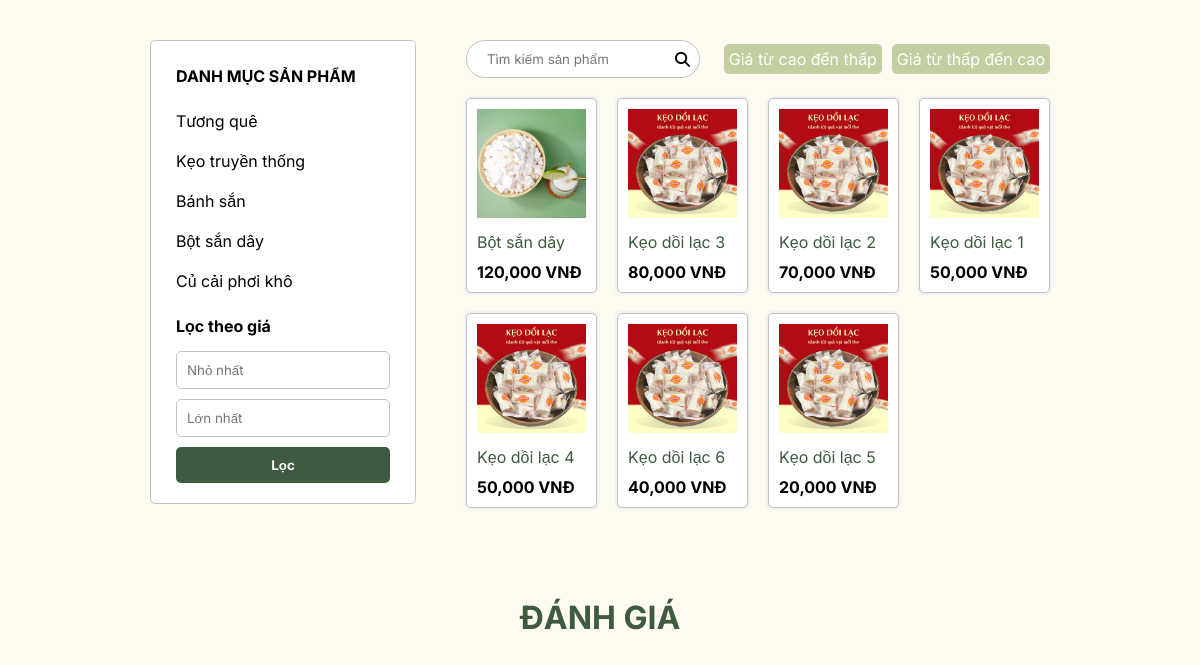
The page /shop.php on the database its author committed.
### tables this page shows
CREATE TABLE `categories` (
  `id` int NOT NULL,
  `name` varchar(255) NOT NULL,
  `created_at` timestamp NULL DEFAULT CURRENT_TIMESTAMP
);

CREATE TABLE `products` (
  `id` int NOT NULL,
  `name` varchar(255) NOT NULL,
  `description` text NOT NULL,
  `price` decimal(10,2) NOT NULL,
  `category_id` int NOT NULL,
  `created_at` timestamp NULL DEFAULT CURRENT_TIMESTAMP,
  `image` varchar(255) DEFAULT NULL,
  `manual` varchar(9999) DEFAULT '0',
  `unit` varchar(100) NOT NULL DEFAULT ''
);

### shop.php (the view, shortened to what this page needs)
<?php
include './config/db.php';
$minPrice = isset($_GET['min-price']) ? (float)$_GET['min-price'] : 0;
$maxPrice = isset($_GET['max-price']) ? (float)$_GET['max-price'] : 1000000000;
$order = isset($_GET['fil']) && $_GET['fil'] == 'desc' ? 'ASC' : 'DESC';
$categories = $conn->query("SELECT * FROM categories");
$query = "SELECT * FROM products WHERE price BETWEEN $minPrice AND $maxPrice";
$query .= " ORDER BY price $order";
$products = $conn->query($query);
?>
<!DOCTYPE html>
<html lang="en">
<head>
    <link rel="stylesheet" href="./css/index.css">
    <link rel="stylesheet" href="./css/index-reponsive.css">
    <link rel="stylesheet" href="./css/about.css">
    <link rel="stylesheet" href="./css/reponsive.css">
    <link rel="stylesheet" href="./css/blog.css">
    <link rel="stylesheet" href="./css/detail-blog.css">
    <link rel="stylesheet" href="./css/shop.css">
    <link rel="stylesheet" href="https://cdnjs.cloudflare.com/ajax/libs/font-awesome/6.7.2/css/all.min.css">
</head>
<body>
    <main>
        <br>
        <div class="padding-main shop-main">
        <aside>
            <p class="title-cate">DANH MỤC SẢN PHẨM</p>
            <ul>
                <?php while ($category = $categories->fetch_assoc()) : ?>
                    <li><a href="?categoryId=<?= $category['id'] ?>"><?= htmlspecialchars($category['name']) ?></a></li>
                <?php endwhile; ?>
            </ul>
            <form action="" method="GET">
                <p><strong>Lọc theo giá</strong></p>
                <input type="text" name="min-price" placeholder="Nhỏ nhất">
                <input type="text" name="max-price" placeholder="Lớn nhất">
                <button name="filter-price">Lọc</button>
            </form>
        </aside>
        <article>
            <div class="search-fillter-des">
                <form action="?" method="post">
                    <input type="text" name="search" placeholder="Tìm kiếm sản phẩm">
                    <button><i class="fa-solid fa-magnifying-glass"></i></button>
                </form>
                <div>
                    <a href="?fil=asc">Giá từ cao đến thấp</a>
                    <a href="?fil=desc">Giá từ thấp đến cao</a>
                </div>
            </div>
            <?php if ($products->num_rows > 0): ?>
                <div class="shop-pro-list">
                <?php while ($product = $products->fetch_assoc()) : ?>
                        <div class="a-pro">
                            <img src="./admin/uploads/<?= $product['image'] ?>" width="100%" alt="<?= htmlspecialchars($product['name']) ?>">
                            <a href="./detail-shop.php?id=<?= $product['id'] ?>"><?= htmlspecialchars($product['name']) ?></a>
                            <strong><?= number_format($product['price']) ?> VNĐ</strong>
                        </div>
                <?php endwhile; ?>
            </div>
            <?php else: ?>
                <p style="font-weight: bold; font-size:14px; color:red;margin-top:20px;">⚠️ Không tìm thấy sản phẩm!</p>
            <?php endif; ?>
        </article>
    </div>
        <h1 style="text-align: center;margin-top: 50px;color: #3E5B3F;">ĐÁNH GIÁ</h1><br><br>
    </main>
</body>
</html>

### css/index.css (style rules this page uses)
* { padding: 0; margin: 0; box-sizing: border-box; font-family: "Inter", sans-serif; }
body { background: #FFFBF1; }
.padding-main { padding: 20px 150px; }
p { line-height: 30px; }

### css/shop.css (style rules this page uses)
aside { padding: 10px; background-color: white; width: max-content; border: 1px solid rgb(195, 195, 195); height: max-content; border-radius: 5px; grid-column: 1/2; }
aside ul li { list-style: none; }
aside ul li a { color: black; text-decoration: none; padding: 10px 15px; display: block; transition: 0.2s ease-in; border-radius: 5px; }
.title-cate { font-weight: bold; padding: 10px 15px; }
aside form { padding: 10px 15px; display: flex; flex-direction: column; gap: 10px; }
aside form input { border: 1px solid rgb(195, 195, 195); padding: 10px; border-radius: 5px; }
aside form button { background-color: #3e5b3f; color: white; font-weight: bold; border: none; border-radius: 5px; padding: 10px; cursor: pointer; transition: 0.2s ease-out; }
.shop-main { display: grid; grid-template-columns: repeat(5,1fr); gap: 50px; }
article { grid-column: 2/6; }
.search-fillter-des { width: 100%; display: flex; justify-content: space-between; align-items: center; }
.search-fillter-des form { position: relative; }
.search-fillter-des form input { border: 1px solid rgb(195, 195, 195); border-radius: 50px; padding: 10px 20px; }
.search-fillter-des form button { position: absolute; top: 10px; right: 10px; border: none; background: white; font-size: 15px; }
.search-fillter-des > div { display: flex; gap: 10px; }
.search-fillter-des a { background-color: #C1CFA1; color: white; display: block; text-decoration: none; padding: 5px; border-radius: 5px; transition: 0.2s ease-in; }
.a-pro a { display: block; text-decoration: none; margin: 10px 0px; color: #3e5b3f; }
.shop-pro-list { margin: 20px 0px; display: grid; grid-template-columns: repeat(4,1fr); gap: 20px; }
.a-pro { padding: 10px; background: white; border: 1px solid rgb(195, 195, 195); box-shadow: 0px 0px 2px 2px rgb(240, 240, 240); border-radius: 5px; transition: 0.2s ease-out; }

### rows shown on the page
categories: name "Tương quê"
categories: name "Kẹo truyền thống"
categories: name "Bánh sắn"
categories: name "Bột sắn dây"
categories: name "Củ cải phơi khô"
products: image (picture), name "Bột sắn dây", price "120,000"
products: image (picture), name "Kẹo dồi lạc 3", price "80,000"
products: image (picture), name "Kẹo dồi lạc 2", price "70,000"
products: image (picture), name "Kẹo dồi lạc 1", price "50,000"
products: image (picture), name "Kẹo dồi lạc 4", price "50,000"
products: image (picture), name "Kẹo dồi lạc 6", price "40,000"
products: image (picture), name "Kẹo dồi lạc 5", price "20,000"
